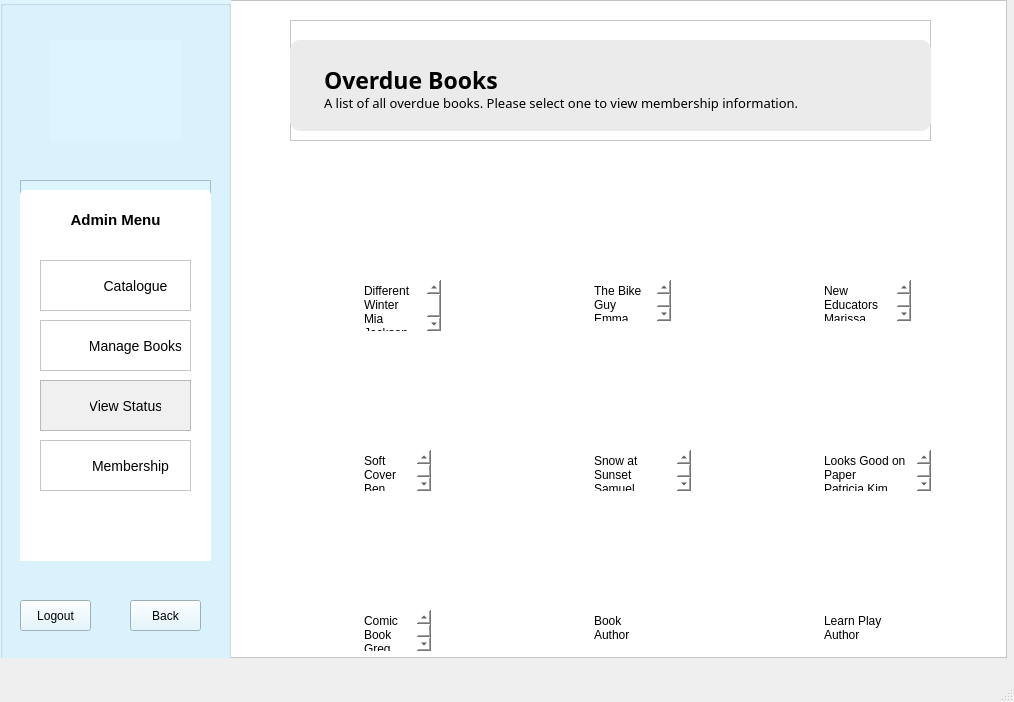
<?xml version="1.0" encoding="UTF-8"?>
<ui version="4.0">
 <class>AdminOverdue</class>
 <widget class="QMainWindow" name="AdminOverdue">
  <property name="geometry">
   <rect>
    <x>0</x>
    <y>0</y>
    <width>1014</width>
    <height>702</height>
   </rect>
  </property>
  <property name="windowTitle">
   <string>MainWindow</string>
  </property>
  <widget class="QWidget" name="centralwidget">
   <widget class="QFrame" name="frame">
    <property name="geometry">
     <rect>
      <x>0</x>
      <y>0</y>
      <width>1007</width>
      <height>658</height>
     </rect>
    </property>
    <property name="styleSheet">
     <string notr="true">background: white;</string>
    </property>
    <property name="frameShape">
     <enum>QFrame::StyledPanel</enum>
    </property>
    <property name="frameShadow">
     <enum>QFrame::Plain</enum>
    </property>
    <widget class="QGroupBox" name="menuPanel">
     <property name="geometry">
      <rect>
       <x>0</x>
       <y>0</y>
       <width>231</width>
       <height>671</height>
      </rect>
     </property>
     <property name="styleSheet">
      <string notr="true">background: rgb(220, 245, 255);</string>
     </property>
     <property name="title">
      <string/>
     </property>
     <widget class="QLabel" name="logo">
      <property name="geometry">
       <rect>
        <x>50</x>
        <y>40</y>
        <width>131</width>
        <height>101</height>
       </rect>
      </property>
      <property name="text">
       <string/>
      </property>
      <property name="pixmap">
       <pixmap resource="Resources.qrc">:/images/logo.png</pixmap>
      </property>
      <property name="scaledContents">
       <bool>true</bool>
      </property>
     </widget>
     <widget class="QFrame" name="menu">
      <property name="geometry">
       <rect>
        <x>20</x>
        <y>180</y>
        <width>191</width>
        <height>381</height>
       </rect>
      </property>
      <property name="frameShape">
       <enum>QFrame::StyledPanel</enum>
      </property>
      <property name="frameShadow">
       <enum>QFrame::Raised</enum>
      </property>
      <widget class="QListWidget" name="listWidget_2">
       <property name="geometry">
        <rect>
         <x>0</x>
         <y>10</y>
         <width>191</width>
         <height>401</height>
        </rect>
       </property>
       <property name="styleSheet">
        <string notr="true">background: white;
border-radius: 5px;</string>
       </property>
       <property name="frameShadow">
        <enum>QFrame::Raised</enum>
       </property>
      </widget>
      <widget class="QFrame" name="membership_1">
       <property name="geometry">
        <rect>
         <x>20</x>
         <y>260</y>
         <width>151</width>
         <height>51</height>
        </rect>
       </property>
       <property name="styleSheet">
        <string notr="true">background: white;</string>
       </property>
       <property name="frameShape">
        <enum>QFrame::StyledPanel</enum>
       </property>
       <property name="frameShadow">
        <enum>QFrame::Raised</enum>
       </property>
       <widget class="QLabel" name="label_8">
        <property name="geometry">
         <rect>
          <x>10</x>
          <y>10</y>
          <width>31</width>
          <height>31</height>
         </rect>
        </property>
        <property name="text">
         <string/>
        </property>
        <property name="pixmap">
         <pixmap resource="Resources.qrc">:/images/Icons/user.png</pixmap>
        </property>
        <property name="scaledContents">
         <bool>true</bool>
        </property>
       </widget>
       <widget class="QPushButton" name="membershipButton">
        <property name="geometry">
         <rect>
          <x>50</x>
          <y>10</y>
          <width>81</width>
          <height>31</height>
         </rect>
        </property>
        <property name="styleSheet">
         <string notr="true">QPushButton {
background: transparent;
font-size: 14px;
border: none;
}

QPushButton:hover {
	color: rgb(124, 204, 241);
}</string>
        </property>
        <property name="text">
         <string>Membership</string>
        </property>
       </widget>
      </widget>
      <widget class="QLabel" name="label">
       <property name="geometry">
        <rect>
         <x>0</x>
         <y>30</y>
         <width>191</width>
         <height>20</height>
        </rect>
       </property>
       <property name="layoutDirection">
        <enum>Qt::LeftToRight</enum>
       </property>
       <property name="styleSheet">
        <string notr="true">font-weight: bold;
background: white;
font-size: 15px;
</string>
       </property>
       <property name="text">
        <string>Admin Menu</string>
       </property>
       <property name="alignment">
        <set>Qt::AlignCenter</set>
       </property>
      </widget>
      <widget class="QFrame" name="manageBooks_1">
       <property name="geometry">
        <rect>
         <x>20</x>
         <y>200</y>
         <width>151</width>
         <height>51</height>
        </rect>
       </property>
       <property name="styleSheet">
        <string notr="true">background: rgb(240, 240, 240);</string>
       </property>
       <property name="frameShape">
        <enum>QFrame::StyledPanel</enum>
       </property>
       <property name="frameShadow">
        <enum>QFrame::Raised</enum>
       </property>
       <widget class="QLabel" name="label_7">
        <property name="geometry">
         <rect>
          <x>10</x>
          <y>10</y>
          <width>31</width>
          <height>31</height>
         </rect>
        </property>
        <property name="text">
         <string/>
        </property>
        <property name="pixmap">
         <pixmap resource="Resources.qrc">:/images/Icons/status.png</pixmap>
        </property>
        <property name="scaledContents">
         <bool>true</bool>
        </property>
       </widget>
       <widget class="QPushButton" name="adminviewstatus">
        <property name="geometry">
         <rect>
          <x>50</x>
          <y>10</y>
          <width>71</width>
          <height>31</height>
         </rect>
        </property>
        <property name="styleSheet">
         <string notr="true">QPushButton {
background: transparent;
font-size: 14px;
border: none;
}

QPushButton:hover {
	color: rgb(124, 204, 241);
}</string>
        </property>
        <property name="text">
         <string>View Status</string>
        </property>
       </widget>
      </widget>
      <widget class="QFrame" name="status_1">
       <property name="geometry">
        <rect>
         <x>20</x>
         <y>140</y>
         <width>151</width>
         <height>51</height>
        </rect>
       </property>
       <property name="styleSheet">
        <string notr="true">background: white;</string>
       </property>
       <property name="frameShape">
        <enum>QFrame::StyledPanel</enum>
       </property>
       <property name="frameShadow">
        <enum>QFrame::Raised</enum>
       </property>
       <widget class="QLabel" name="label_6">
        <property name="geometry">
         <rect>
          <x>10</x>
          <y>10</y>
          <width>31</width>
          <height>31</height>
         </rect>
        </property>
        <property name="text">
         <string/>
        </property>
        <property name="pixmap">
         <pixmap resource="Resources.qrc">:/images/Icons/book.png</pixmap>
        </property>
        <property name="scaledContents">
         <bool>true</bool>
        </property>
       </widget>
       <widget class="QPushButton" name="manageBooksButton">
        <property name="geometry">
         <rect>
          <x>50</x>
          <y>10</y>
          <width>91</width>
          <height>31</height>
         </rect>
        </property>
        <property name="styleSheet">
         <string notr="true">QPushButton {
background: transparent;
font-size: 14px;
border: none;
}

QPushButton:hover {
	color: rgb(124, 204, 241);
}</string>
        </property>
        <property name="text">
         <string>Manage Books</string>
        </property>
       </widget>
      </widget>
      <widget class="QFrame" name="status_2">
       <property name="geometry">
        <rect>
         <x>20</x>
         <y>80</y>
         <width>151</width>
         <height>51</height>
        </rect>
       </property>
       <property name="styleSheet">
        <string notr="true">background: white;</string>
       </property>
       <property name="frameShape">
        <enum>QFrame::StyledPanel</enum>
       </property>
       <property name="frameShadow">
        <enum>QFrame::Raised</enum>
       </property>
       <widget class="QLabel" name="label_5">
        <property name="geometry">
         <rect>
          <x>10</x>
          <y>10</y>
          <width>31</width>
          <height>31</height>
         </rect>
        </property>
        <property name="text">
         <string/>
        </property>
        <property name="pixmap">
         <pixmap resource="Resources.qrc">:/images/Icons/books.png</pixmap>
        </property>
        <property name="scaledContents">
         <bool>true</bool>
        </property>
       </widget>
       <widget class="QPushButton" name="catalogueButton">
        <property name="geometry">
         <rect>
          <x>60</x>
          <y>10</y>
          <width>71</width>
          <height>31</height>
         </rect>
        </property>
        <property name="styleSheet">
         <string notr="true">background: transparent;
font-size: 14px;
border: none;</string>
        </property>
        <property name="text">
         <string>Catalogue</string>
        </property>
        <property name="autoDefault">
         <bool>false</bool>
        </property>
       </widget>
      </widget>
     </widget>
     <widget class="QPushButton" name="back">
      <property name="geometry">
       <rect>
        <x>130</x>
        <y>600</y>
        <width>71</width>
        <height>31</height>
       </rect>
      </property>
      <property name="styleSheet">
       <string notr="true">/*QPushButton {
background: white;
}*/

QPushButton:hover {
	color: rgb(106, 146, 255);
}</string>
      </property>
      <property name="text">
       <string>Back</string>
      </property>
      <property name="icon">
       <iconset theme="go-previous">
        <normaloff>../../../../../AppData/Local/Temp/Temp1_library_information_system-master.zip/library_information_system-master/LIS</normaloff>../../../../../AppData/Local/Temp/Temp1_library_information_system-master.zip/library_information_system-master/LIS</iconset>
      </property>
     </widget>
     <widget class="QPushButton" name="logout">
      <property name="geometry">
       <rect>
        <x>20</x>
        <y>600</y>
        <width>71</width>
        <height>31</height>
       </rect>
      </property>
      <property name="styleSheet">
       <string notr="true">QPushButton:hover {
	color: rgb(106, 146, 255);
}</string>
      </property>
      <property name="text">
       <string>Logout</string>
      </property>
     </widget>
    </widget>
    <widget class="QFrame" name="heading_3">
     <property name="geometry">
      <rect>
       <x>290</x>
       <y>20</y>
       <width>641</width>
       <height>121</height>
      </rect>
     </property>
     <property name="frameShape">
      <enum>QFrame::StyledPanel</enum>
     </property>
     <property name="frameShadow">
      <enum>QFrame::Raised</enum>
     </property>
     <widget class="QPlainTextEdit" name="plainTextEdit_9">
      <property name="geometry">
       <rect>
        <x>0</x>
        <y>20</y>
        <width>641</width>
        <height>91</height>
       </rect>
      </property>
      <property name="styleSheet">
       <string notr="true">background: rgb(235, 235, 235);
border-radius: 10px;</string>
      </property>
      <property name="frameShadow">
       <enum>QFrame::Raised</enum>
      </property>
      <property name="plainText">
       <string/>
      </property>
     </widget>
     <widget class="QPlainTextEdit" name="plainTextEdit_10">
      <property name="geometry">
       <rect>
        <x>30</x>
        <y>40</y>
        <width>231</width>
        <height>41</height>
       </rect>
      </property>
      <property name="styleSheet">
       <string notr="true">font-family: Baloo 2;
font-weight: bold;
font-size: 23px;
background: transparent;</string>
      </property>
      <property name="frameShape">
       <enum>QFrame::NoFrame</enum>
      </property>
      <property name="plainText">
       <string>Overdue Books</string>
      </property>
     </widget>
     <widget class="QPlainTextEdit" name="plainTextEdit_11">
      <property name="geometry">
       <rect>
        <x>30</x>
        <y>70</y>
        <width>521</width>
        <height>31</height>
       </rect>
      </property>
      <property name="styleSheet">
       <string notr="true">background: transparent;
font-family: Baloo 2;
font-size: 13px;</string>
      </property>
      <property name="frameShape">
       <enum>QFrame::NoFrame</enum>
      </property>
      <property name="plainText">
       <string>A list of all overdue books. Please select one to view membership information.</string>
      </property>
     </widget>
    </widget>
    <widget class="QLabel" name="label_9">
     <property name="geometry">
      <rect>
       <x>360</x>
       <y>170</y>
       <width>71</width>
       <height>111</height>
      </rect>
     </property>
     <property name="text">
      <string/>
     </property>
     <property name="pixmap">
      <pixmap resource="Resources.qrc">:/images/book-covers/book8.png</pixmap>
     </property>
     <property name="scaledContents">
      <bool>true</bool>
     </property>
    </widget>
    <widget class="QLabel" name="label_10">
     <property name="geometry">
      <rect>
       <x>820</x>
       <y>340</y>
       <width>71</width>
       <height>111</height>
      </rect>
     </property>
     <property name="text">
      <string/>
     </property>
     <property name="pixmap">
      <pixmap resource="Resources.qrc">:/images/book-covers/book5.png</pixmap>
     </property>
     <property name="scaledContents">
      <bool>true</bool>
     </property>
    </widget>
    <widget class="QLabel" name="label_11">
     <property name="geometry">
      <rect>
       <x>360</x>
       <y>340</y>
       <width>71</width>
       <height>111</height>
      </rect>
     </property>
     <property name="text">
      <string/>
     </property>
     <property name="pixmap">
      <pixmap resource="Resources.qrc">:/images/book-covers/book6.png</pixmap>
     </property>
     <property name="scaledContents">
      <bool>true</bool>
     </property>
    </widget>
    <widget class="QLabel" name="label_12">
     <property name="geometry">
      <rect>
       <x>820</x>
       <y>170</y>
       <width>71</width>
       <height>111</height>
      </rect>
     </property>
     <property name="text">
      <string/>
     </property>
     <property name="pixmap">
      <pixmap resource="Resources.qrc">:/images/book-covers/book4.png</pixmap>
     </property>
     <property name="scaledContents">
      <bool>true</bool>
     </property>
    </widget>
    <widget class="QLabel" name="label_13">
     <property name="geometry">
      <rect>
       <x>590</x>
       <y>170</y>
       <width>71</width>
       <height>111</height>
      </rect>
     </property>
     <property name="text">
      <string/>
     </property>
     <property name="pixmap">
      <pixmap resource="Resources.qrc">:/images/book-covers/book2.png</pixmap>
     </property>
     <property name="scaledContents">
      <bool>true</bool>
     </property>
    </widget>
    <widget class="QLabel" name="label_14">
     <property name="geometry">
      <rect>
       <x>590</x>
       <y>340</y>
       <width>71</width>
       <height>111</height>
      </rect>
     </property>
     <property name="text">
      <string/>
     </property>
     <property name="pixmap">
      <pixmap resource="Resources.qrc">:/images/book-covers/book10.png</pixmap>
     </property>
     <property name="scaledContents">
      <bool>true</bool>
     </property>
    </widget>
    <widget class="QLabel" name="label_15">
     <property name="geometry">
      <rect>
       <x>360</x>
       <y>500</y>
       <width>71</width>
       <height>111</height>
      </rect>
     </property>
     <property name="text">
      <string/>
     </property>
     <property name="pixmap">
      <pixmap resource="Resources.qrc">:/images/book-covers/book16.png</pixmap>
     </property>
     <property name="scaledContents">
      <bool>true</bool>
     </property>
    </widget>
    <widget class="QLabel" name="label_16">
     <property name="geometry">
      <rect>
       <x>590</x>
       <y>500</y>
       <width>71</width>
       <height>111</height>
      </rect>
     </property>
     <property name="text">
      <string/>
     </property>
     <property name="pixmap">
      <pixmap resource="Resources.qrc">:/images/book-covers/book11.png</pixmap>
     </property>
     <property name="scaledContents">
      <bool>true</bool>
     </property>
    </widget>
    <widget class="QLabel" name="label_17">
     <property name="geometry">
      <rect>
       <x>820</x>
       <y>500</y>
       <width>71</width>
       <height>111</height>
      </rect>
     </property>
     <property name="text">
      <string/>
     </property>
     <property name="pixmap">
      <pixmap resource="Resources.qrc">:/images/book-covers/book15.png</pixmap>
     </property>
     <property name="scaledContents">
      <bool>true</bool>
     </property>
    </widget>
    <widget class="QPlainTextEdit" name="plainTextEdit">
     <property name="geometry">
      <rect>
       <x>360</x>
       <y>280</y>
       <width>81</width>
       <height>51</height>
      </rect>
     </property>
     <property name="styleSheet">
      <string notr="true">font: 6pt &quot;Segoe UI&quot;;
border-color: qlineargradient(spread:pad, x1:0, y1:0, x2:0.034, y2:0.017, stop:0 rgba(255, 255, 255, 255));</string>
     </property>
     <property name="frameShape">
      <enum>QFrame::NoFrame</enum>
     </property>
     <property name="frameShadow">
      <enum>QFrame::Plain</enum>
     </property>
     <property name="plainText">
      <string>Different Winter
Mia Jackson</string>
     </property>
    </widget>
    <widget class="QPlainTextEdit" name="plainTextEdit_2">
     <property name="geometry">
      <rect>
       <x>360</x>
       <y>610</y>
       <width>71</width>
       <height>41</height>
      </rect>
     </property>
     <property name="styleSheet">
      <string notr="true">font: 6pt &quot;Segoe UI&quot;;</string>
     </property>
     <property name="frameShape">
      <enum>QFrame::NoFrame</enum>
     </property>
     <property name="frameShadow">
      <enum>QFrame::Plain</enum>
     </property>
     <property name="plainText">
      <string>Comic Book
Greg Harold</string>
     </property>
    </widget>
    <widget class="QPlainTextEdit" name="plainTextEdit_3">
     <property name="geometry">
      <rect>
       <x>820</x>
       <y>610</y>
       <width>81</width>
       <height>41</height>
      </rect>
     </property>
     <property name="styleSheet">
      <string notr="true">font: 6pt &quot;Segoe UI&quot;;</string>
     </property>
     <property name="frameShape">
      <enum>QFrame::NoFrame</enum>
     </property>
     <property name="frameShadow">
      <enum>QFrame::Plain</enum>
     </property>
     <property name="plainText">
      <string>Learn Play
Author</string>
     </property>
    </widget>
    <widget class="QPlainTextEdit" name="plainTextEdit_4">
     <property name="geometry">
      <rect>
       <x>590</x>
       <y>610</y>
       <width>71</width>
       <height>41</height>
      </rect>
     </property>
     <property name="styleSheet">
      <string notr="true">font: 6pt &quot;Segoe UI&quot;;</string>
     </property>
     <property name="frameShape">
      <enum>QFrame::NoFrame</enum>
     </property>
     <property name="frameShadow">
      <enum>QFrame::Plain</enum>
     </property>
     <property name="plainText">
      <string>Book
Author</string>
     </property>
    </widget>
    <widget class="QPlainTextEdit" name="plainTextEdit_5">
     <property name="geometry">
      <rect>
       <x>360</x>
       <y>450</y>
       <width>71</width>
       <height>41</height>
      </rect>
     </property>
     <property name="styleSheet">
      <string notr="true">font: 6pt &quot;Segoe UI&quot;;</string>
     </property>
     <property name="frameShape">
      <enum>QFrame::NoFrame</enum>
     </property>
     <property name="frameShadow">
      <enum>QFrame::Plain</enum>
     </property>
     <property name="plainText">
      <string>Soft Cover
Ben Scott</string>
     </property>
    </widget>
    <widget class="QPlainTextEdit" name="plainTextEdit_6">
     <property name="geometry">
      <rect>
       <x>820</x>
       <y>450</y>
       <width>111</width>
       <height>41</height>
      </rect>
     </property>
     <property name="styleSheet">
      <string notr="true">font: 6pt &quot;Segoe UI&quot;;</string>
     </property>
     <property name="frameShape">
      <enum>QFrame::NoFrame</enum>
     </property>
     <property name="frameShadow">
      <enum>QFrame::Plain</enum>
     </property>
     <property name="plainText">
      <string>Looks Good on Paper
Patricia Kim</string>
     </property>
    </widget>
    <widget class="QPlainTextEdit" name="plainTextEdit_7">
     <property name="geometry">
      <rect>
       <x>820</x>
       <y>280</y>
       <width>91</width>
       <height>41</height>
      </rect>
     </property>
     <property name="styleSheet">
      <string notr="true">font: 6pt &quot;Segoe UI&quot;;</string>
     </property>
     <property name="frameShape">
      <enum>QFrame::NoFrame</enum>
     </property>
     <property name="frameShadow">
      <enum>QFrame::Plain</enum>
     </property>
     <property name="plainText">
      <string>New Educators
Marissa Pullman</string>
     </property>
    </widget>
    <widget class="QPlainTextEdit" name="plainTextEdit_8">
     <property name="geometry">
      <rect>
       <x>590</x>
       <y>280</y>
       <width>81</width>
       <height>41</height>
      </rect>
     </property>
     <property name="styleSheet">
      <string notr="true">font: 6pt &quot;Segoe UI&quot;;</string>
     </property>
     <property name="frameShape">
      <enum>QFrame::NoFrame</enum>
     </property>
     <property name="frameShadow">
      <enum>QFrame::Plain</enum>
     </property>
     <property name="plainText">
      <string>The Bike Guy
Emma Mayers</string>
     </property>
    </widget>
    <widget class="QPlainTextEdit" name="plainTextEdit_12">
     <property name="geometry">
      <rect>
       <x>590</x>
       <y>450</y>
       <width>101</width>
       <height>41</height>
      </rect>
     </property>
     <property name="styleSheet">
      <string notr="true">font: 6pt &quot;Segoe UI&quot;;</string>
     </property>
     <property name="frameShape">
      <enum>QFrame::NoFrame</enum>
     </property>
     <property name="frameShadow">
      <enum>QFrame::Plain</enum>
     </property>
     <property name="plainText">
      <string>Snow at Sunset
Samuel Herseingtn</string>
     </property>
    </widget>
   </widget>
  </widget>
  <widget class="QMenuBar" name="menubar">
   <property name="geometry">
    <rect>
     <x>0</x>
     <y>0</y>
     <width>1014</width>
     <height>21</height>
    </rect>
   </property>
  </widget>
  <widget class="QStatusBar" name="statusbar"/>
 </widget>
 <resources>
  <include location="Resources.qrc"/>
 </resources>
 <connections/>
</ui>
